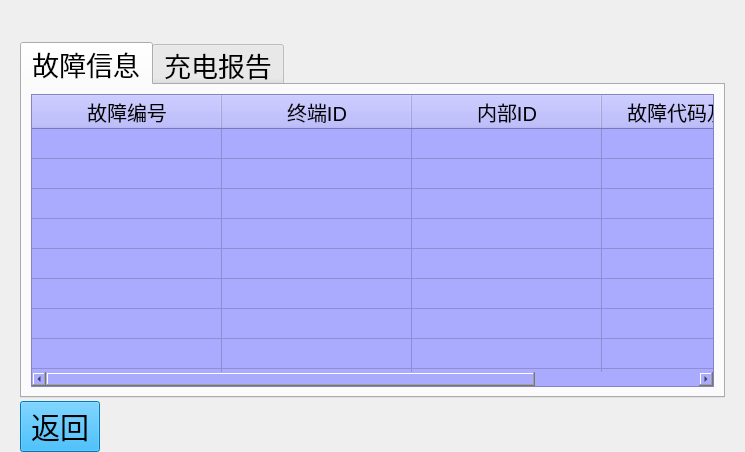
<?xml version="1.0" encoding="UTF-8"?>
<ui version="4.0">
 <class>ChagingFailureInformation</class>
 <widget class="QWidget" name="ChagingFailureInformation">
  <property name="geometry">
   <rect>
    <x>0</x>
    <y>0</y>
    <width>745</width>
    <height>407</height>
   </rect>
  </property>
  <property name="windowTitle">
   <string>Form</string>
  </property>
  <layout class="QHBoxLayout" name="horizontalLayout_8">
   <property name="spacing">
    <number>3</number>
   </property>
   <property name="sizeConstraint">
    <enum>QLayout::SetMinAndMaxSize</enum>
   </property>
   <property name="leftMargin">
    <number>20</number>
   </property>
   <property name="topMargin">
    <number>0</number>
   </property>
   <property name="rightMargin">
    <number>20</number>
   </property>
   <property name="bottomMargin">
    <number>0</number>
   </property>
   <item>
    <layout class="QVBoxLayout" name="verticalLayout">
     <item>
      <layout class="QHBoxLayout" name="horizontalLayout">
       <item>
        <spacer name="horizontalSpacer_4">
         <property name="orientation">
          <enum>Qt::Horizontal</enum>
         </property>
         <property name="sizeHint" stdset="0">
          <size>
           <width>348</width>
           <height>39</height>
          </size>
         </property>
        </spacer>
       </item>
       <item>
        <widget class="TimeLimit" name="timeLimit" native="true"/>
       </item>
      </layout>
     </item>
     <item>
      <widget class="QTabWidget" name="tabWidget">
       <property name="font">
        <font>
         <pointsize>20</pointsize>
        </font>
       </property>
       <property name="styleSheet">
        <string notr="true"/>
       </property>
       <property name="currentIndex">
        <number>0</number>
       </property>
       <widget class="QWidget" name="tabFailureinfor">
        <attribute name="title">
         <string>故障信息</string>
        </attribute>
        <layout class="QHBoxLayout" name="horizontalLayout_5">
         <item>
          <widget class="TableWidgetKeyboard" name="tableWidgetFailureinfor">
           <property name="font">
            <font>
             <pointsize>17</pointsize>
            </font>
           </property>
           <property name="styleSheet">
            <string notr="true">background-color: rgb(170, 170, 255);
color: rgb(0, 0, 0);</string>
           </property>
           <property name="verticalScrollBarPolicy">
            <enum>Qt::ScrollBarAlwaysOff</enum>
           </property>
           <attribute name="horizontalHeaderCascadingSectionResizes">
            <bool>true</bool>
           </attribute>
           <attribute name="horizontalHeaderDefaultSectionSize">
            <number>190</number>
           </attribute>
           <attribute name="verticalHeaderVisible">
            <bool>false</bool>
           </attribute>
           <attribute name="verticalHeaderDefaultSectionSize">
            <number>30</number>
           </attribute>
           <row>
            <property name="text">
             <string/>
            </property>
           </row>
           <row>
            <property name="text">
             <string/>
            </property>
           </row>
           <row>
            <property name="text">
             <string/>
            </property>
           </row>
           <row>
            <property name="text">
             <string/>
            </property>
           </row>
           <row>
            <property name="text">
             <string/>
            </property>
           </row>
           <row>
            <property name="text">
             <string/>
            </property>
           </row>
           <row>
            <property name="text">
             <string/>
            </property>
           </row>
           <row>
            <property name="text">
             <string/>
            </property>
           </row>
           <row>
            <property name="text">
             <string/>
            </property>
           </row>
           <row>
            <property name="text">
             <string/>
            </property>
           </row>
           <column>
            <property name="text">
             <string>故障编号</string>
            </property>
            <property name="font">
             <font>
              <pointsize>15</pointsize>
             </font>
            </property>
            <property name="background">
             <color>
              <red>0</red>
              <green>170</green>
              <blue>255</blue>
             </color>
            </property>
           </column>
           <column>
            <property name="text">
             <string>终端ID</string>
            </property>
            <property name="font">
             <font>
              <pointsize>15</pointsize>
             </font>
            </property>
            <property name="background">
             <color>
              <red>0</red>
              <green>170</green>
              <blue>255</blue>
             </color>
            </property>
           </column>
           <column>
            <property name="text">
             <string>内部ID</string>
            </property>
            <property name="font">
             <font>
              <pointsize>15</pointsize>
             </font>
            </property>
            <property name="background">
             <color>
              <red>0</red>
              <green>170</green>
              <blue>255</blue>
             </color>
            </property>
           </column>
           <column>
            <property name="text">
             <string>故障代码及信息</string>
            </property>
            <property name="font">
             <font>
              <pointsize>15</pointsize>
             </font>
            </property>
            <property name="background">
             <color>
              <red>0</red>
              <green>170</green>
              <blue>255</blue>
             </color>
            </property>
           </column>
          </widget>
         </item>
        </layout>
       </widget>
       <widget class="QWidget" name="tabChargeReport">
        <property name="styleSheet">
         <string notr="true"/>
        </property>
        <attribute name="title">
         <string>充电报告</string>
        </attribute>
        <layout class="QHBoxLayout" name="horizontalLayout_6">
         <property name="spacing">
          <number>6</number>
         </property>
         <item>
          <widget class="QFrame" name="frame">
           <property name="styleSheet">
            <string notr="true">background-color: rgb(170, 170, 255);</string>
           </property>
           <property name="frameShape">
            <enum>QFrame::StyledPanel</enum>
           </property>
           <property name="frameShadow">
            <enum>QFrame::Raised</enum>
           </property>
           <layout class="QHBoxLayout" name="horizontalLayout_9">
            <item>
             <layout class="QHBoxLayout" name="horizontalLayout_2" stretch="1,6,1">
              <property name="sizeConstraint">
               <enum>QLayout::SetMinAndMaxSize</enum>
              </property>
              <item>
               <spacer name="horizontalSpacer">
                <property name="orientation">
                 <enum>Qt::Horizontal</enum>
                </property>
                <property name="sizeHint" stdset="0">
                 <size>
                  <width>40</width>
                  <height>20</height>
                 </size>
                </property>
               </spacer>
              </item>
              <item>
               <layout class="QHBoxLayout" name="horizontalLayout_3" stretch="1">
                <property name="spacing">
                 <number>0</number>
                </property>
                <property name="sizeConstraint">
                 <enum>QLayout::SetMinAndMaxSize</enum>
                </property>
                <item>
                 <layout class="QVBoxLayout" name="verticalLayout_2" stretch="1,6">
                  <property name="spacing">
                   <number>50</number>
                  </property>
                  <property name="sizeConstraint">
                   <enum>QLayout::SetMinAndMaxSize</enum>
                  </property>
                  <item>
                   <layout class="QHBoxLayout" name="horizontalLayout_4" stretch="1">
                    <property name="sizeConstraint">
                     <enum>QLayout::SetMinAndMaxSize</enum>
                    </property>
                    <item>
                     <widget class="QLabel" name="label_2">
                      <property name="font">
                       <font>
                        <pointsize>22</pointsize>
                       </font>
                      </property>
                      <property name="styleSheet">
                       <string notr="true">border-image: \*url();
color: rgb(0, 0, 0);</string>
                      </property>
                      <property name="text">
                       <string>充电报告</string>
                      </property>
                      <property name="alignment">
                       <set>Qt::AlignCenter</set>
                      </property>
                     </widget>
                    </item>
                   </layout>
                  </item>
                  <item>
                   <layout class="QGridLayout" name="gridLayout_2" rowstretch="1,1,1,1" columnstretch="1,2">
                    <property name="sizeConstraint">
                     <enum>QLayout::SetMinAndMaxSize</enum>
                    </property>
                    <property name="horizontalSpacing">
                     <number>10</number>
                    </property>
                    <property name="verticalSpacing">
                     <number>6</number>
                    </property>
                    <item row="0" column="0">
                     <widget class="QLabel" name="labelStartTime1">
                      <property name="font">
                       <font>
                        <family>Sans Serif</family>
                        <pointsize>20</pointsize>
                        <weight>50</weight>
                        <italic>false</italic>
                        <bold>false</bold>
                       </font>
                      </property>
                      <property name="styleSheet">
                       <string notr="true">border-image: \*url();
color: rgb(0, 0, 0);</string>
                      </property>
                      <property name="text">
                       <string>开始时间:</string>
                      </property>
                      <property name="alignment">
                       <set>Qt::AlignRight|Qt::AlignTrailing|Qt::AlignVCenter</set>
                      </property>
                     </widget>
                    </item>
                    <item row="0" column="1">
                     <widget class="QLabel" name="labelStartTime">
                      <property name="font">
                       <font>
                        <family>Sans Serif</family>
                        <pointsize>16</pointsize>
                        <weight>50</weight>
                        <italic>false</italic>
                        <bold>false</bold>
                       </font>
                      </property>
                      <property name="styleSheet">
                       <string notr="true">color: rgb(255, 255, 255);
font: 16pt &quot;Sans Serif&quot;;

border-image: \*url();</string>
                      </property>
                      <property name="frameShape">
                       <enum>QFrame::NoFrame</enum>
                      </property>
                      <property name="frameShadow">
                       <enum>QFrame::Sunken</enum>
                      </property>
                      <property name="text">
                       <string/>
                      </property>
                      <property name="alignment">
                       <set>Qt::AlignLeading|Qt::AlignLeft|Qt::AlignVCenter</set>
                      </property>
                     </widget>
                    </item>
                    <item row="1" column="0">
                     <widget class="QLabel" name="labelStopTime1">
                      <property name="font">
                       <font>
                        <family>Sans Serif</family>
                        <pointsize>20</pointsize>
                        <weight>50</weight>
                        <italic>false</italic>
                        <bold>false</bold>
                       </font>
                      </property>
                      <property name="styleSheet">
                       <string notr="true">border-image: \*url();
color: rgb(0, 0, 0);</string>
                      </property>
                      <property name="text">
                       <string>结束时间:</string>
                      </property>
                      <property name="alignment">
                       <set>Qt::AlignRight|Qt::AlignTrailing|Qt::AlignVCenter</set>
                      </property>
                     </widget>
                    </item>
                    <item row="1" column="1">
                     <widget class="QLabel" name="labelStopTime">
                      <property name="styleSheet">
                       <string notr="true">color: rgb(255, 255, 255);
font: 16pt &quot;Sans Serif&quot;;

border-image: \*url();</string>
                      </property>
                      <property name="frameShape">
                       <enum>QFrame::NoFrame</enum>
                      </property>
                      <property name="frameShadow">
                       <enum>QFrame::Sunken</enum>
                      </property>
                      <property name="text">
                       <string/>
                      </property>
                      <property name="alignment">
                       <set>Qt::AlignLeading|Qt::AlignLeft|Qt::AlignVCenter</set>
                      </property>
                     </widget>
                    </item>
                    <item row="2" column="0">
                     <widget class="QLabel" name="labelSOC1">
                      <property name="font">
                       <font>
                        <family>Sans Serif</family>
                        <pointsize>20</pointsize>
                        <weight>50</weight>
                        <italic>false</italic>
                        <bold>false</bold>
                       </font>
                      </property>
                      <property name="styleSheet">
                       <string notr="true">border-image: \*url();
color: rgb(0, 0, 0);</string>
                      </property>
                      <property name="text">
                       <string>当前SOC:</string>
                      </property>
                      <property name="alignment">
                       <set>Qt::AlignRight|Qt::AlignTrailing|Qt::AlignVCenter</set>
                      </property>
                     </widget>
                    </item>
                    <item row="2" column="1">
                     <widget class="QLabel" name="labelSOC">
                      <property name="styleSheet">
                       <string notr="true">color: rgb(255, 255, 255);
font: 16pt &quot;Sans Serif&quot;;

border-image: \*url();</string>
                      </property>
                      <property name="frameShape">
                       <enum>QFrame::NoFrame</enum>
                      </property>
                      <property name="frameShadow">
                       <enum>QFrame::Sunken</enum>
                      </property>
                      <property name="text">
                       <string/>
                      </property>
                      <property name="alignment">
                       <set>Qt::AlignLeading|Qt::AlignLeft|Qt::AlignVCenter</set>
                      </property>
                     </widget>
                    </item>
                    <item row="3" column="0">
                     <widget class="QLabel" name="labelSuspendReason1">
                      <property name="font">
                       <font>
                        <family>Sans Serif</family>
                        <pointsize>20</pointsize>
                        <weight>50</weight>
                        <italic>false</italic>
                        <bold>false</bold>
                       </font>
                      </property>
                      <property name="styleSheet">
                       <string notr="true">border-image: \*url();
color: rgb(0, 0, 0);</string>
                      </property>
                      <property name="text">
                       <string>终止原因:</string>
                      </property>
                      <property name="alignment">
                       <set>Qt::AlignRight|Qt::AlignTop|Qt::AlignTrailing</set>
                      </property>
                     </widget>
                    </item>
                    <item row="3" column="1">
                     <widget class="QLabel" name="labelSuspendReason">
                      <property name="minimumSize">
                       <size>
                        <width>0</width>
                        <height>0</height>
                       </size>
                      </property>
                      <property name="maximumSize">
                       <size>
                        <width>16777215</width>
                        <height>16777215</height>
                       </size>
                      </property>
                      <property name="styleSheet">
                       <string notr="true">color: rgb(255, 255, 255);
font: 16pt &quot;Sans Serif&quot;;

border-image: \*url();</string>
                      </property>
                      <property name="frameShape">
                       <enum>QFrame::NoFrame</enum>
                      </property>
                      <property name="frameShadow">
                       <enum>QFrame::Sunken</enum>
                      </property>
                      <property name="text">
                       <string/>
                      </property>
                      <property name="alignment">
                       <set>Qt::AlignLeading|Qt::AlignLeft|Qt::AlignTop</set>
                      </property>
                     </widget>
                    </item>
                   </layout>
                  </item>
                 </layout>
                </item>
               </layout>
              </item>
              <item>
               <spacer name="horizontalSpacer_2">
                <property name="orientation">
                 <enum>Qt::Horizontal</enum>
                </property>
                <property name="sizeHint" stdset="0">
                 <size>
                  <width>40</width>
                  <height>20</height>
                 </size>
                </property>
               </spacer>
              </item>
             </layout>
            </item>
           </layout>
          </widget>
         </item>
        </layout>
       </widget>
      </widget>
     </item>
     <item>
      <layout class="QHBoxLayout" name="horizontalLayout_7">
       <item>
        <widget class="QPushButton" name="buttonReturn">
         <property name="focusPolicy">
          <enum>Qt::NoFocus</enum>
         </property>
         <property name="styleSheet">
          <string notr="true">QPushButton { background-color: rgb(0, 170, 255); color: rgb(0, 0, 0); } 
QPushButton:hover:pressed{ background-color: rgb(0,0,127); color:rgb(255, 255, 255);} 
QPushButton:hover:!pressed{ background-color: rgb(0, 170, 255); color: rgb(0, 0, 0); } 
QPushButton {font: 22pt ; } </string>
         </property>
         <property name="text">
          <string>返回</string>
         </property>
        </widget>
       </item>
       <item>
        <spacer name="horizontalSpacer_3">
         <property name="orientation">
          <enum>Qt::Horizontal</enum>
         </property>
         <property name="sizeHint" stdset="0">
          <size>
           <width>40</width>
           <height>20</height>
          </size>
         </property>
        </spacer>
       </item>
      </layout>
     </item>
    </layout>
   </item>
  </layout>
 </widget>
 <customwidgets>
  <customwidget>
   <class>TimeLimit</class>
   <extends>QWidget</extends>
   <header>TimeLimit.h</header>
  </customwidget>
  <customwidget>
   <class>TableWidgetKeyboard</class>
   <extends>QTableWidget</extends>
   <header>TableWidgetKeyboard.h</header>
  </customwidget>
 </customwidgets>
 <resources/>
 <connections/>
</ui>
